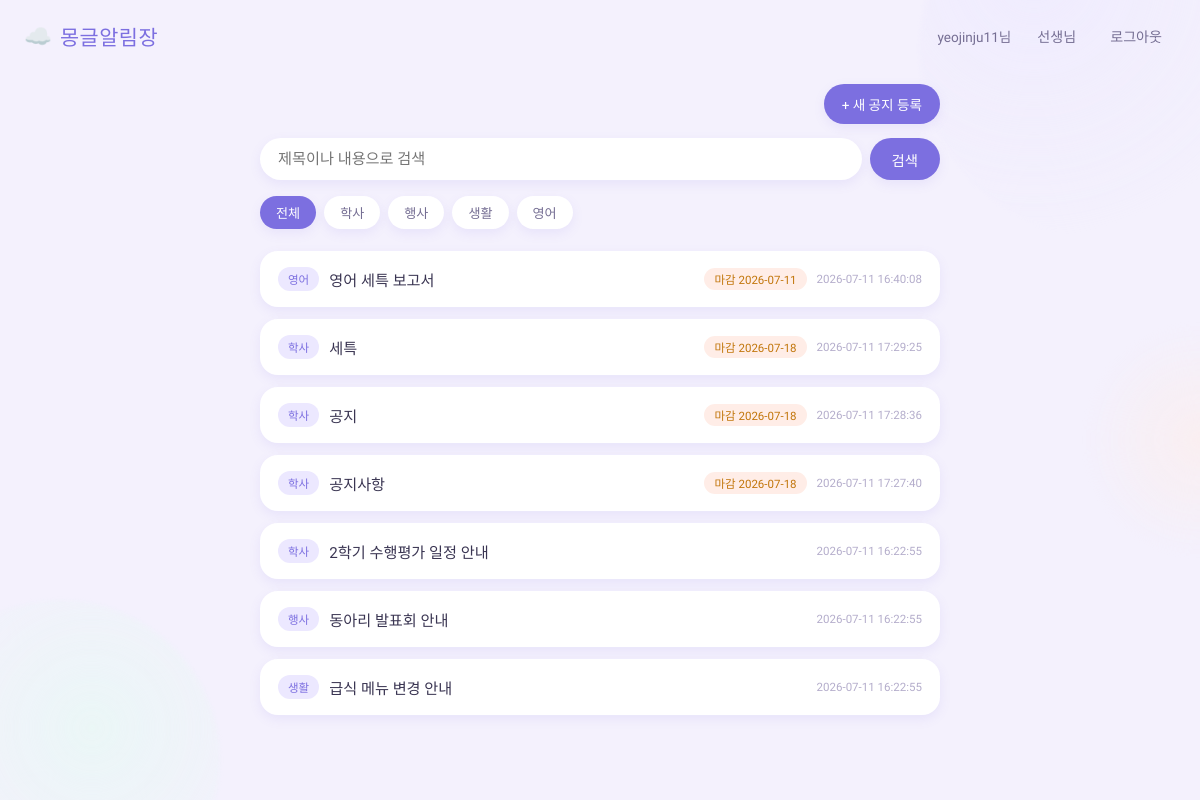
Screenshot of / (signed in) with the database file from the repository.
### tables this page shows
CREATE TABLE notices (
            id INTEGER PRIMARY KEY AUTOINCREMENT,
            title TEXT NOT NULL,
            content TEXT NOT NULL,
            category TEXT NOT NULL,
            due_date TEXT,
            author_id INTEGER,
            author_name TEXT,
            created_at TEXT DEFAULT (datetime('now', 'localtime'))
        );

### app.py (the view)
@app.route("/")
@login_required
def index():
    query = request.args.get("q", "").strip()
    category = request.args.get("category", "").strip()
    conn = get_db()
    sql = "SELECT * FROM notices WHERE 1=1"
    params = []
    if query:
        sql += " AND (title LIKE ? OR content LIKE ?)"
        params.extend([f"%{query}%", f"%{query}%"])
    if category:
        sql += " AND category = ?"
        params.append(category)
    sql += " ORDER BY (due_date IS NULL), due_date ASC, created_at DESC"
    notices = conn.execute(sql, params).fetchall()
    categories = conn.execute(
        "SELECT DISTINCT category FROM notices"
    ).fetchall()
    conn.close()
    return render_template(
        "index.html",
        notices=notices,
        categories=[c["category"] for c in categories],
        query=query,
        selected_category=category,
    )

### app.py (called while the page is built)
def get_db():
    conn = sqlite3.connect(DB_PATH)
    conn.row_factory = sqlite3.Row
    return conn

def login_required(view_func):
    from functools import wraps
    @wraps(view_func)
    def wrapped(*args, **kwargs):
        if "user_id" not in session:
            flash("로그인이 필요합니다.")
            return redirect(url_for("login"))
        return view_func(*args, **kwargs)
    return wrapped

### templates/index.html (shortened to what this page needs)
{% extends "base.html" %}
{% block content %}
    <div class="write-bar">
        <a href="{{ url_for('notice_new') }}">+ 새 공지 등록</a>
    </div>
    <form class="search-bar" method="get" action="{{ url_for('index') }}">
        <input
            type="text"
            name="q"
            placeholder="제목이나 내용으로 검색"
            value="{{ query }}"
        >
        <button type="submit">검색</button>
    </form>
    <div class="category-filter">
        <a
            href="{{ url_for('index', q=query) }}"
            class="{{ 'active' if not selected_category else '' }}"
        >전체</a>
        {% for c in categories %}
            <a
                href="{{ url_for('index', q=query, category=c) }}"
                class="{{ 'active' if selected_category == c else '' }}"
            >{{ c }}</a>
        {% endfor %}
    </div>
    {% if notices %}
        <ul class="notice-list">
            {% for notice in notices %}
                <li>
                    <a href="{{ url_for('notice_detail', notice_id=notice['id']) }}">
                        <span class="category-tag">{{ notice['category'] }}</span>
                        <span class="title">{{ notice['title'] }}</span>
                        {% if notice['due_date'] %}
                            <span class="due-date">마감 {{ notice['due_date'] }}</span>
                        {% endif %}
                        <span class="date">{{ notice['created_at'] }}</span>
                    </a>
                </li>
            {% endfor %}
        </ul>
    {% else %}
        <p class="empty">조건에 맞는 공지가 없습니다.</p>
    {% endif %}
{% endblock %}

### templates/base.html (shortened to what this page needs)
<!DOCTYPE html>
<html lang="ko">
<head>
    <link rel="stylesheet" href="{{ url_for('static', filename='style.css') }}">
</head>
<body>
    <div class="bg-blob blob-1"></div>
    <div class="bg-blob blob-2"></div>
    <div class="bg-blob blob-3"></div>
    <header class="topbar">
        <a class="logo" href="{{ url_for('index') }}">
            <span class="logo-mark">☁️</span>
            <span class="logo-text">몽글알림장</span>
        </a>
        <nav>
            {% if session.get('user_id') %}
                <span class="username">{{ session.get('username') }}님</span>
                <a href="{{ url_for('teacher_list') }}">선생님</a>
                <a href="{{ url_for('logout') }}">로그아웃</a>
            {% else %}
                <a href="{{ url_for('login') }}">로그인</a>
                <a class="cta-link" href="{{ url_for('register') }}">회원가입</a>
            {% endif %}
        </nav>
    </header>
    <main class="container">
        {% block content %}{% endblock %}
    </main>
</body>
</html>

### static/style.css (style rules this page uses)
:root { --bg: #F4F1FD; --surface: #FFFFFF; --ink: #3A3552; --ink-soft: #756E93; --primary: #7C6FE0; --primary-soft: #ECE8FF; --accent-mint: #7FDBB6; --accent-mint-soft: #E3FBF1; --accent-peach: #FFB199; --accent-peach-soft: #FFEDE7; --danger: #FF8B94; --danger-soft: #FFE7E9; --radius-lg: 26px; --radius-md: 18px; --radius-sm: 12px; --shadow: 0 8px 24px rgba(124, 111, 224, 0.12); --shadow-sm: 0 4px 12px rgba(124, 111, 224, 0.10); }
* { box-sizing: border-box; }
body { margin: 0; font-family: "Gowun Dodum", "Malgun Gothic", sans-serif; background: var(--bg); color: var(--ink); position: relative; overflow-x: hidden; min-height: 100vh; }
.bg-blob { position: fixed; border-radius: 50%; filter: blur(2px); opacity: 0.55; z-index: -1; pointer-events: none; }
.blob-1 { width: 380px; height: 380px; top: -140px; right: -100px; background: radial-gradient(circle at 30% 30%, var(--primary-soft), transparent 70%); }
.blob-2 { width: 320px; height: 320px; bottom: -120px; left: -100px; background: radial-gradient(circle at 60% 40%, var(--accent-mint-soft), transparent 70%); }
.blob-3 { width: 240px; height: 240px; top: 40%; right: -120px; background: radial-gradient(circle at 50% 50%, var(--accent-peach-soft), transparent 70%); }
.topbar { display: flex; justify-content: space-between; align-items: center; padding: 18px 24px; }
.topbar .logo { display: flex; align-items: center; gap: 8px; text-decoration: none; color: var(--ink); }
.logo-mark { font-size: 1.4rem; }
.logo-text { font-family: "Jua", "Malgun Gothic", sans-serif; font-size: 1.3rem; color: var(--primary); letter-spacing: 0.5px; }
.topbar nav { display: flex; align-items: center; gap: 6px; }
.topbar nav a { color: var(--ink-soft); text-decoration: none; font-size: 0.88rem; padding: 8px 14px; border-radius: 999px; transition: background 0.15s ease; }
.topbar .username { font-size: 0.85rem; color: var(--ink-soft); padding: 0 6px; }
.container { max-width: 720px; margin: 0 auto; padding: 12px 20px 80px; position: relative; }
.write-bar { display: flex; justify-content: flex-end; margin-bottom: 14px; }
.write-bar a { background: var(--primary); color: white; text-decoration: none; padding: 10px 18px; border-radius: 999px; font-size: 0.85rem; box-shadow: var(--shadow-sm); }
.search-bar { display: flex; gap: 8px; margin-bottom: 16px; }
.search-bar input { flex: 1; padding: 12px 18px; border: none; border-radius: 999px; font-size: 0.95rem; background: var(--surface); box-shadow: var(--shadow-sm); font-family: inherit; }
.search-bar button { padding: 10px 22px; border: none; background: var(--primary); color: white; border-radius: 999px; cursor: pointer; font-size: 0.9rem; box-shadow: var(--shadow-sm); }
.category-filter { display: flex; gap: 8px; flex-wrap: wrap; margin-bottom: 22px; }
.category-filter a { padding: 7px 16px; border-radius: 999px; background: var(--surface); text-decoration: none; font-size: 0.82rem; color: var(--ink-soft); box-shadow: var(--shadow-sm); }
.category-filter a.active { background: var(--primary); color: white; }
.notice-list { list-style: none; padding: 0; margin: 0; display: flex; flex-direction: column; gap: 12px; }
.notice-list a { display: flex; align-items: center; gap: 10px; background: var(--surface); padding: 16px 18px; border-radius: var(--radius-md); text-decoration: none; color: var(--ink); box-shadow: var(--shadow-sm); transition: transform 0.12s ease, box-shadow 0.12s ease; }
.category-tag { background: var(--primary-soft); color: var(--primary); font-size: 0.72rem; padding: 4px 10px; border-radius: 999px; flex-shrink: 0; white-space: nowrap; }
.notice-list .title { flex: 1; font-size: 0.95rem; }
.notice-list .date { font-size: 0.72rem; color: #B4ADCB; white-space: nowrap; }
.due-date { font-size: 0.72rem; color: #C2760B; background: var(--accent-peach-soft); padding: 3px 10px; border-radius: 999px; flex-shrink: 0; white-space: nowrap; }

### rows the page displays
notices: category "영어", title "영어 세특 보고서", due_date "2026-07-11", created_at "2026-07-11 16:40:08"
notices: category "학사", title "세특", due_date "2026-07-18", created_at "2026-07-11 17:29:25"
notices: category "학사", title "공지", due_date "2026-07-18", created_at "2026-07-11 17:28:36"
notices: category "학사", title "공지사항", due_date "2026-07-18", created_at "2026-07-11 17:27:40"
notices: category "학사", title "2학기 수행평가 일정 안내", created_at "2026-07-11 16:22:55"
notices: category "행사", title "동아리 발표회 안내", created_at "2026-07-11 16:22:55"
notices: category "생활", title "급식 메뉴 변경 안내", created_at "2026-07-11 16:22:55"

### other values shown
{{ session.get('username') }} "yeojinju11"
{{ c }} "학사" "행사" "생활" "영어"
